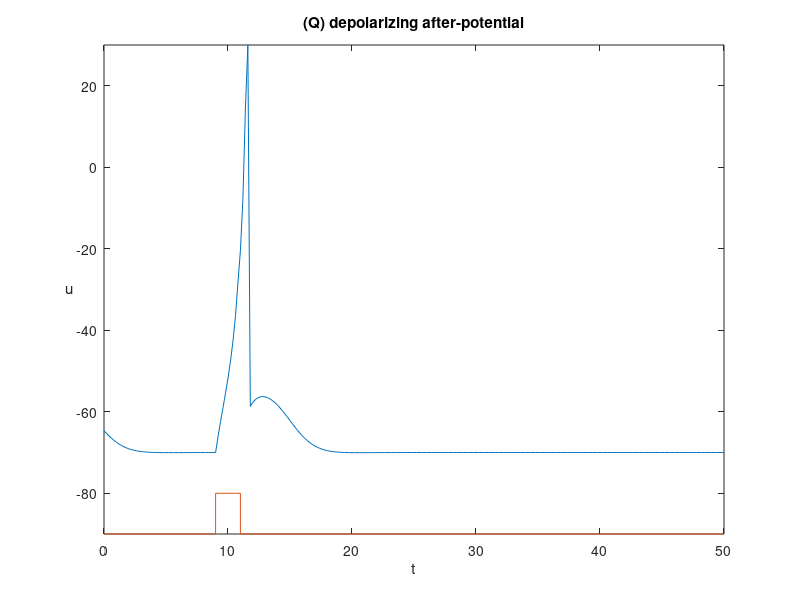
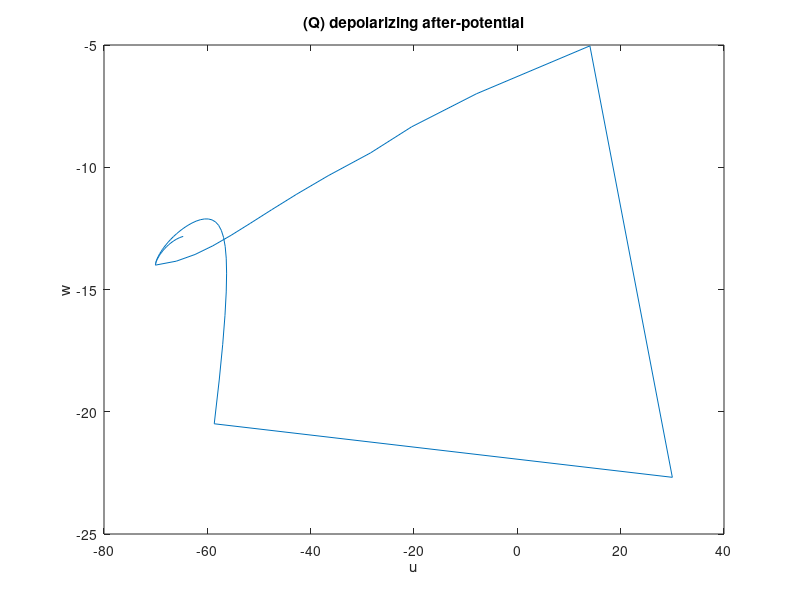

The MATLAB script that drew these images, in order:
a=1;  b=0.2; c=-60;  d=-21;


u = [];
w = [];
u(1) = -64;
w(1) = b*u(1);

uFiltered = [];  % memorizzo le u
wFiltered = []; % memorizzo le w

tau = 0.2;  % discretizzazione tempo
tspan = 0:tau:50;  % durata esperimento
T1 = tspan(end)/5;  % dopo quanto forniamo corrente 

i=1;

for t=tspan
     
    if abs(t-T1)<1 
        I=20;
    else
        I=0;
    end
  
    u(i+1) = u(i) + tau*(0.04*u(i)^2 + 5*u(i) + 140 - w(i) + I);
    
    if u(i+1)>30
        uFiltered(end+1) = 30;
    else
        uFiltered(end+1) = u(i+1);
    end
    
    w(i+1) = w(i) + tau*a*(b*u(i+1) - w(i));
    
    if u(i+1)>30
        u(i+1) = c;
        w(i+1) = w(i+1) + d;
    end
    
    wFiltered(end+1) = w(i+1);
    
    i = i+1;
end

%%
plot(tspan,uFiltered,[0 T1-1 T1-1 T1+1 T1+1 max(tspan)],-90+[0 0 10 10 0 0]);
axis([0 max(tspan) -90 30])  
xlabel('t')
ylabel('u')
hYLabel = get(gca,'YLabel');
set(hYLabel,'rotation',0,'VerticalAlignment','middle')
title('(Q) depolarizing after-potential');
savefig('./images/Q_membrane.fig');

%%
plot(uFiltered, wFiltered);
xlabel('u');
ylabel('w');
title('(Q) depolarizing after-potential');
savefig('./images/Q_phase.fig');